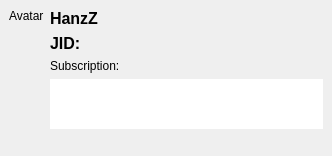
<ui version="4.0" >
 <class>RosterToolTip</class>
 <widget class="QWidget" name="RosterToolTip" >
  <property name="geometry" >
   <rect>
    <x>0</x>
    <y>0</y>
    <width>332</width>
    <height>156</height>
   </rect>
  </property>
  <property name="windowTitle" >
   <string>Form</string>
  </property>
  <layout class="QGridLayout" >
   <property name="margin" >
    <number>9</number>
   </property>
   <property name="spacing" >
    <number>6</number>
   </property>
   <item rowspan="2" row="0" column="1" >
    <layout class="QVBoxLayout" >
     <property name="spacing" >
      <number>6</number>
     </property>
     <property name="margin" >
      <number>0</number>
     </property>
     <item>
      <layout class="QHBoxLayout" >
       <property name="spacing" >
        <number>6</number>
       </property>
       <property name="margin" >
        <number>0</number>
       </property>
       <item>
        <widget class="QLabel" name="nickname" >
         <property name="text" >
          <string>&lt;html>&lt;head>&lt;meta name="qrichtext" content="1" />&lt;style type="text/css">
p, li { white-space: pre-wrap; }
&lt;/style>&lt;/head>&lt;body style=" font-family:'DejaVu Sans'; font-size:12pt; font-weight:400; font-style:normal; text-decoration:none;">
&lt;p style=" margin-top:0px; margin-bottom:0px; margin-left:0px; margin-right:0px; -qt-block-indent:0; text-indent:0px;">&lt;span style=" font-weight:600;">HanzZ&lt;/span>&lt;/p>&lt;/body>&lt;/html></string>
         </property>
        </widget>
       </item>
       <item>
        <widget class="QWidget" native="1" name="metaWidget" />
       </item>
       <item>
        <widget class="QLabel" name="vcard" >
         <property name="maximumSize" >
          <size>
           <width>16</width>
           <height>16777215</height>
          </size>
         </property>
         <property name="cursor" >
          <cursorShape>PointingHandCursor</cursorShape>
         </property>
        </widget>
       </item>
       <item>
        <widget class="QLabel" name="activity" >
         <property name="maximumSize" >
          <size>
           <width>18</width>
           <height>18</height>
          </size>
         </property>
         <property name="text" >
          <string/>
         </property>
        </widget>
       </item>
       <item>
        <widget class="QLabel" name="mood" >
         <property name="maximumSize" >
          <size>
           <width>18</width>
           <height>18</height>
          </size>
         </property>
         <property name="text" >
          <string/>
         </property>
        </widget>
       </item>
       <item>
        <widget class="QLabel" name="tune" >
         <property name="maximumSize" >
          <size>
           <width>18</width>
           <height>18</height>
          </size>
         </property>
         <property name="text" >
          <string/>
         </property>
        </widget>
       </item>
      </layout>
     </item>
     <item>
      <widget class="QLabel" name="jid" >
       <property name="sizePolicy" >
        <sizepolicy vsizetype="Preferred" hsizetype="Expanding" >
         <horstretch>0</horstretch>
         <verstretch>0</verstretch>
        </sizepolicy>
       </property>
       <property name="text" >
        <string>&lt;html>&lt;head>&lt;meta name="qrichtext" content="1" />&lt;style type="text/css">
p, li { white-space: pre-wrap; }
&lt;/style>&lt;/head>&lt;body style=" font-family:'DejaVu Sans'; font-size:12pt; font-weight:400; font-style:normal; text-decoration:none;">
&lt;p style=" margin-top:0px; margin-bottom:0px; margin-left:0px; margin-right:0px; -qt-block-indent:0; text-indent:0px;">&lt;span style=" font-weight:600;">JID:&lt;/span>&lt;/p>&lt;/body>&lt;/html></string>
       </property>
       <property name="wordWrap" >
        <bool>true</bool>
       </property>
       <property name="openExternalLinks" >
        <bool>true</bool>
       </property>
      </widget>
     </item>
     <item>
      <widget class="QLabel" name="subscription" >
       <property name="sizePolicy" >
        <sizepolicy vsizetype="Preferred" hsizetype="Expanding" >
         <horstretch>0</horstretch>
         <verstretch>0</verstretch>
        </sizepolicy>
       </property>
       <property name="mouseTracking" >
        <bool>true</bool>
       </property>
       <property name="text" >
        <string>Subscription:</string>
       </property>
       <property name="wordWrap" >
        <bool>true</bool>
       </property>
      </widget>
     </item>
     <item>
      <widget class="QTextBrowser" name="status" >
       <property name="sizePolicy" >
        <sizepolicy vsizetype="Minimum" hsizetype="Minimum" >
         <horstretch>0</horstretch>
         <verstretch>0</verstretch>
        </sizepolicy>
       </property>
       <property name="maximumSize" >
        <size>
         <width>16777215</width>
         <height>50</height>
        </size>
       </property>
       <property name="frameShape" >
        <enum>QFrame::NoFrame</enum>
       </property>
       <property name="frameShadow" >
        <enum>QFrame::Plain</enum>
       </property>
       <property name="lineWidth" >
        <number>0</number>
       </property>
       <property name="openExternalLinks" >
        <bool>true</bool>
       </property>
      </widget>
     </item>
     <item>
      <spacer>
       <property name="orientation" >
        <enum>Qt::Vertical</enum>
       </property>
       <property name="sizeHint" stdset="0" >
        <size>
         <width>256</width>
         <height>1</height>
        </size>
       </property>
      </spacer>
     </item>
    </layout>
   </item>
   <item row="0" column="0" >
    <widget class="QLabel" name="label" >
     <property name="maximumSize" >
      <size>
       <width>16777215</width>
       <height>64</height>
      </size>
     </property>
     <property name="text" >
      <string>Avatar</string>
     </property>
    </widget>
   </item>
   <item row="1" column="0" >
    <spacer>
     <property name="orientation" >
      <enum>Qt::Vertical</enum>
     </property>
     <property name="sizeHint" stdset="0" >
      <size>
       <width>20</width>
       <height>1</height>
      </size>
     </property>
    </spacer>
   </item>
  </layout>
 </widget>
 <resources/>
 <connections/>
</ui>
